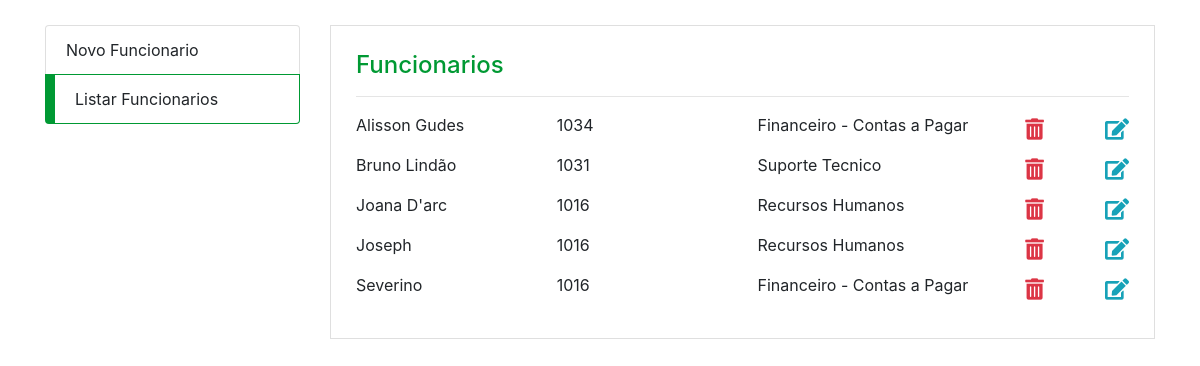
/view/home.php (signed in), run on the app's committed database.
### tables this page shows
CREATE TABLE `funcionario` (
  `id` int(11) NOT NULL,
  `nome` varchar(100) NOT NULL,
  `ramal_id` int(11) NOT NULL,
  `setor_id` int(11) NOT NULL
);

CREATE TABLE `ramal` (
  `id` int(11) NOT NULL,
  `numero` int(11) NOT NULL
);

CREATE TABLE `setor` (
  `id` int(11) NOT NULL,
  `setor` varchar(100) NOT NULL
);

### controller/FuncionarioController.php (called while the page is built, shortened)
<?php
require_once '../DAO/conexao.php';
require_once '../DAO/FuncionarioDao.php';
$acao = isset($_GET['acao']) ? $_GET['acao'] : $acao;
switch ($acao) {
    case 'recuperar':
        $funcionario = new Funcionario;
        $conexao = new Conexao();
        $funcionarioDao = new FuncionarioDao($conexao, $funcionario);
        $funcionarios = $funcionarioDao->recuperar();
        break;
}

### DAO/conexao.php (called while the page is built)
<?php
class Conexao {
	private $host = 'localhost';
	private $dbname = 'db_app_ramais';
	private $user = 'root';
	private $pass = '';
	public function conectar() {
		try {
			$conexao = new PDO(
				"mysql:host=$this->host;dbname=$this->dbname",
				"$this->user",
				"$this->pass"
			);
			return $conexao;
		} catch (PDOException $e) {
			echo '<p>'.$e->getMessage().'</p>';
		}
	}
}
?>

### DAO/FuncionarioDao.php (called while the page is built, shortened)
<?php
class FuncionarioDao
{
        private $conexao;
        public function __construct(Conexao $conexao, Funcionario $funcionario)
        {
                $this->conexao  = $conexao->conectar();
        }
        public function recuperar()
        {
                $query = 'SELECT
                    f.id, r.numero, f.nome, s.setor
                FROM
                    funcionario as f
                INNER JOIN ramal as r on (f.ramal_id = r.id)
                INNER JOIN setor as s on (f.setor_id = s.id)
                ORDER BY f.nome ASC
        ';
                $stmt = $this->conexao->prepare($query);
                $stmt->execute();
                return $stmt->fetchAll(PDO::FETCH_OBJ);
        }
}

### view/home.php (the view, shortened to what this page needs)
<?php
require '../controller/FuncionarioController.php';
?>
<html>
<head>
	<link rel="stylesheet" href="../css/estilo.css">
	<link rel="stylesheet" href="https://stackpath.bootstrapcdn.com/bootstrap/4.1.3/css/bootstrap.min.css">
	<link rel="stylesheet" href="https://use.fontawesome.com/releases/v5.3.1/css/all.css">
</head>
<div class="container app">
	<div class="row">
		<div class="col-sm-3 menu">
			<ul class="list-group">
				<li class="list-group-item"><a href="novo_funcionario.php">Novo Funcionario</a></li>
				<li class="list-group-item active"><a href="#">Listar Funcionarios</a></li>
			</ul>
		</div>
		<div class="col-sm-9">
			<div class="container pagina">
				<div class="row">
					<div class="col">
						<h4>Funcionarios</h4>
						<hr />
						<?php if (!empty($funcionarios)) {
							foreach ($funcionarios as $indice => $funcionario) { ?>
								<div class="row mb-3 d-flex align-items-center tarefa">
									<div class="col-sm-3" id="funcionario_<?= $funcionario->id ?>">
										<?= $funcionario->nome ?>
									</div>
									<div class="col-sm-3">
										<?= $funcionario->numero ?>
									</div>
									<div class="col-sm-4">
										<?= $funcionario->setor ?>
									</div>
									<div class="col-sm-2 mt-2 d-flex justify-content-between">
										<i class="fas fa-trash-alt fa-lg text-danger" onclick="remover(<?= $funcionario->id ?>)"></i>
										<i class="fas fa-edit fa-lg text-info" onclick="editar(<?= $funcionario->id ?>)"></i>
									</div>
								</div>
						<?php }
						} ?>
					</div>
				</div>
			</div>
		</div>
	</div>
</div>
</body>
</html>

### css/estilo.css (style rules this page uses)
.menu { margin-bottom: 25px; }
.app { margin-top: 25px; }
.pagina { border:solid 1px #DFDFDF; padding:25px !important; }
li.list-group-item.active { background-color: #fff; border-color: #009933; border-left:solid 10px #009933; }
li a { color: #212529; }
h4 { color: #009933 !important; }

### data on the page
funcionario: nome "Alisson Gudes", ramal.numero "1034", setor.setor "Financeiro - Contas a Pagar"
funcionario: nome "Bruno Lindão", ramal.numero "1031", setor.setor "Suporte Tecnico"
funcionario: nome "Joana D'arc", ramal.numero "1016", setor.setor "Recursos Humanos"
funcionario: nome "Joseph", ramal.numero "1016", setor.setor "Recursos Humanos"
funcionario: nome "Severino", ramal.numero "1016", setor.setor "Financeiro - Contas a Pagar"
